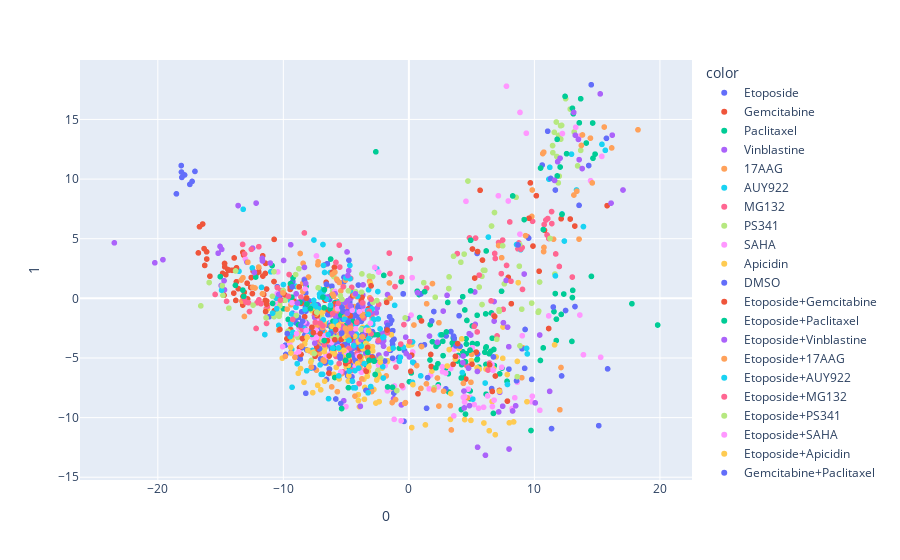

The notebook cell this image was saved under:
### Code cell
import plotly.express as px
import plotly.graph_objects as go
fig = px.scatter(visualization_data, x=0, y=1, color=visualization_label)


fig.show()
